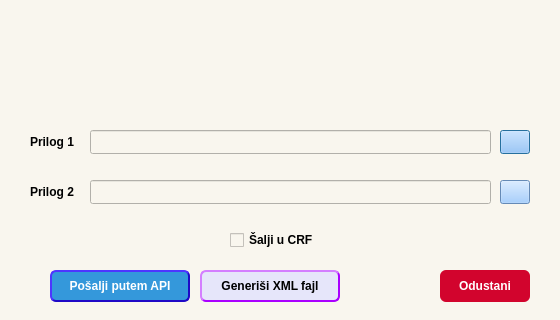
<?xml version="1.0" encoding="UTF-8"?>
<ui version="4.0">
 <class>efaktureDialog</class>
 <widget class="QDialog" name="efaktureDialog">
  <property name="geometry">
   <rect>
    <x>0</x>
    <y>0</y>
    <width>560</width>
    <height>320</height>
   </rect>
  </property>
  <property name="windowTitle">
   <string>Slanje e-Fakture </string>
  </property>
  <property name="windowIcon">
   <iconset>
    <normaloff>../resources/logo.png</normaloff>../resources/logo.png</iconset>
  </property>
  <widget class="QWidget" name="widget" native="true">
   <property name="geometry">
    <rect>
     <x>0</x>
     <y>0</y>
     <width>560</width>
     <height>320</height>
    </rect>
   </property>
   <property name="styleSheet">
    <string notr="true">background-color: rgb(249, 246, 238);</string>
   </property>
   <widget class="QCheckBox" name="crfCheck">
    <property name="geometry">
     <rect>
      <x>230</x>
      <y>230</y>
      <width>91</width>
      <height>20</height>
     </rect>
    </property>
    <property name="font">
     <font>
      <bold>true</bold>
     </font>
    </property>
    <property name="text">
     <string>Šalji u CRF</string>
    </property>
   </widget>
   <widget class="QLabel" name="label">
    <property name="geometry">
     <rect>
      <x>30</x>
      <y>130</y>
      <width>49</width>
      <height>24</height>
     </rect>
    </property>
    <property name="font">
     <font>
      <bold>true</bold>
     </font>
    </property>
    <property name="text">
     <string>Prilog 1</string>
    </property>
   </widget>
   <widget class="QLineEdit" name="prilog1Edit">
    <property name="geometry">
     <rect>
      <x>90</x>
      <y>130</y>
      <width>401</width>
      <height>24</height>
     </rect>
    </property>
   </widget>
   <widget class="QLabel" name="label_2">
    <property name="geometry">
     <rect>
      <x>30</x>
      <y>180</y>
      <width>49</width>
      <height>24</height>
     </rect>
    </property>
    <property name="font">
     <font>
      <bold>true</bold>
     </font>
    </property>
    <property name="text">
     <string>Prilog 2</string>
    </property>
   </widget>
   <widget class="QLineEdit" name="prilog2Edit">
    <property name="geometry">
     <rect>
      <x>90</x>
      <y>180</y>
      <width>401</width>
      <height>24</height>
     </rect>
    </property>
   </widget>
   <widget class="QPushButton" name="prilog1Btn">
    <property name="geometry">
     <rect>
      <x>500</x>
      <y>130</y>
      <width>30</width>
      <height>24</height>
     </rect>
    </property>
    <property name="styleSheet">
     <string notr="true">background-color: rgb(142, 193, 255);</string>
    </property>
    <property name="text">
     <string/>
    </property>
    <property name="icon">
     <iconset>
      <normaloff>../icons/search.png</normaloff>../icons/search.png</iconset>
    </property>
   </widget>
   <widget class="QPushButton" name="prilog2Btn">
    <property name="geometry">
     <rect>
      <x>500</x>
      <y>180</y>
      <width>30</width>
      <height>24</height>
     </rect>
    </property>
    <property name="styleSheet">
     <string notr="true">background-color: rgb(142, 193, 255);</string>
    </property>
    <property name="text">
     <string/>
    </property>
    <property name="icon">
     <iconset>
      <normaloff>../icons/search.png</normaloff>../icons/search.png</iconset>
    </property>
   </widget>
   <widget class="QPushButton" name="posaljiBtn">
    <property name="geometry">
     <rect>
      <x>50</x>
      <y>270</y>
      <width>140</width>
      <height>32</height>
     </rect>
    </property>
    <property name="font">
     <font>
      <bold>true</bold>
     </font>
    </property>
    <property name="styleSheet">
     <string notr="true">QPushButton {
        background-color: #3498db;
        color: white;
        border-style:outset;
	    border-width:2px;
        border-radius: 6px;
		border-color:#1f09c6;
        padding: 6px 14px;
    }
    QPushButton:hover {
        background-color: #2980b9;
    }
    QPushButton:pressed {
        background-color: #2471a3;
    }</string>
    </property>
    <property name="text">
     <string>Pošalji putem API</string>
    </property>
   </widget>
   <widget class="QPushButton" name="xmlBtn">
    <property name="geometry">
     <rect>
      <x>200</x>
      <y>270</y>
      <width>140</width>
      <height>32</height>
     </rect>
    </property>
    <property name="font">
     <font>
      <bold>true</bold>
     </font>
    </property>
    <property name="styleSheet">
     <string notr="true">QPushButton {
        background-color: #E6E6FA;
        color: black;
        border-style:outset;
	    border-width:2px;
        border-radius: 6px;
		border-color:#aa00ff;
        padding: 6px 14px;
    }
    QPushButton:hover {
        background-color: #CBC3E3;
    }
    QPushButton:pressed {
        background-color: #AA98A9;
    }</string>
    </property>
    <property name="text">
     <string>Generiši XML fajl</string>
    </property>
   </widget>
   <widget class="QPushButton" name="odustaniBtn">
    <property name="geometry">
     <rect>
      <x>440</x>
      <y>270</y>
      <width>90</width>
      <height>32</height>
     </rect>
    </property>
    <property name="font">
     <font>
      <bold>true</bold>
     </font>
    </property>
    <property name="styleSheet">
     <string notr="true">QPushButton {
        background-color: #D2042D;
        color: white;
        border: none;
        border-radius: 6px;
        padding: 6px 14px;
    }
    QPushButton:hover {
        background-color: #C21E56;
    }
    QPushButton:pressed {
        background-color: #953553;
    }</string>
    </property>
    <property name="text">
     <string>Odustani</string>
    </property>
   </widget>
   <widget class="QLabel" name="info1Label">
    <property name="geometry">
     <rect>
      <x>0</x>
      <y>10</y>
      <width>560</width>
      <height>24</height>
     </rect>
    </property>
    <property name="font">
     <font>
      <pointsize>10</pointsize>
      <bold>true</bold>
     </font>
    </property>
    <property name="text">
     <string/>
    </property>
    <property name="alignment">
     <set>Qt::AlignCenter</set>
    </property>
   </widget>
   <widget class="QLabel" name="info2Label">
    <property name="geometry">
     <rect>
      <x>0</x>
      <y>36</y>
      <width>560</width>
      <height>80</height>
     </rect>
    </property>
    <property name="font">
     <font>
      <bold>true</bold>
     </font>
    </property>
    <property name="text">
     <string/>
    </property>
    <property name="alignment">
     <set>Qt::AlignCenter</set>
    </property>
   </widget>
  </widget>
 </widget>
 <resources/>
 <connections/>
</ui>
